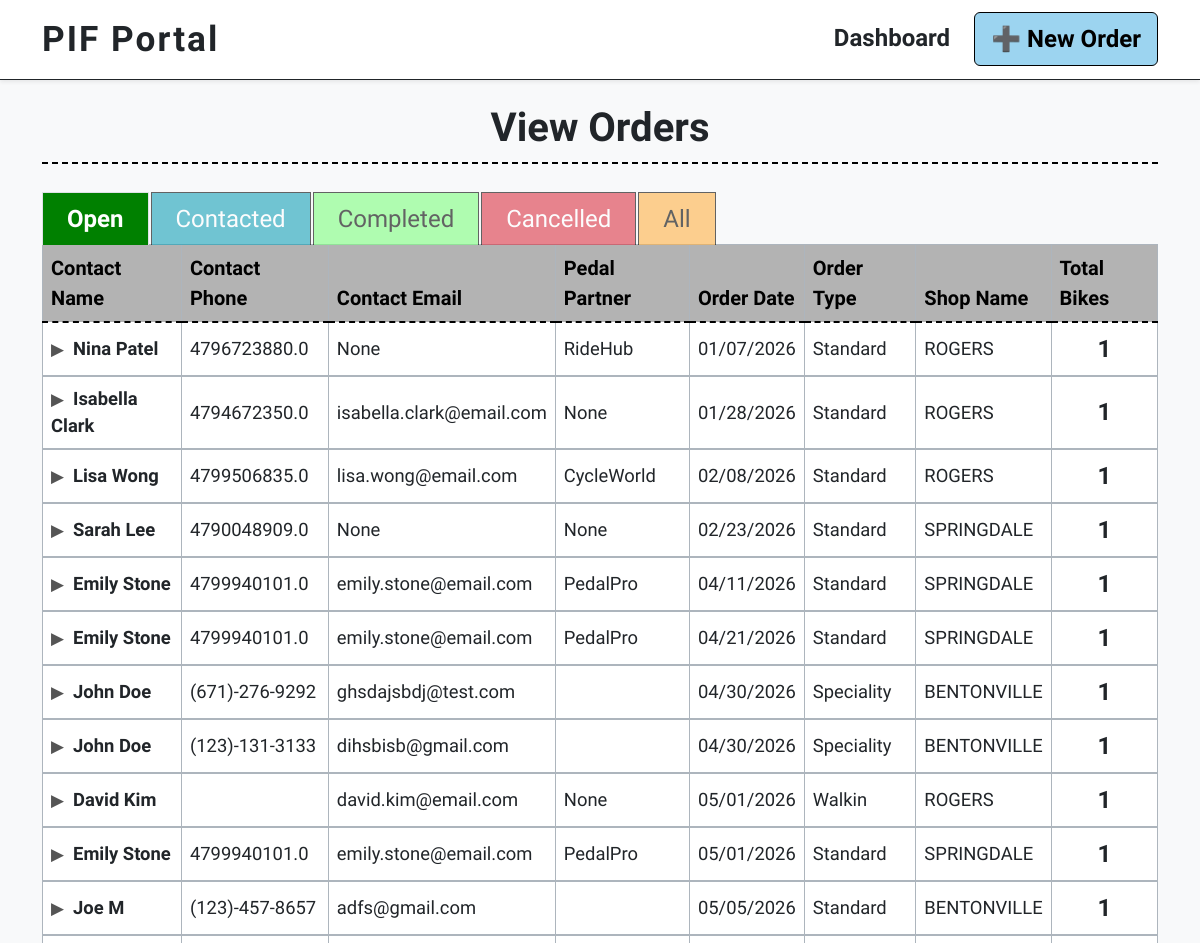
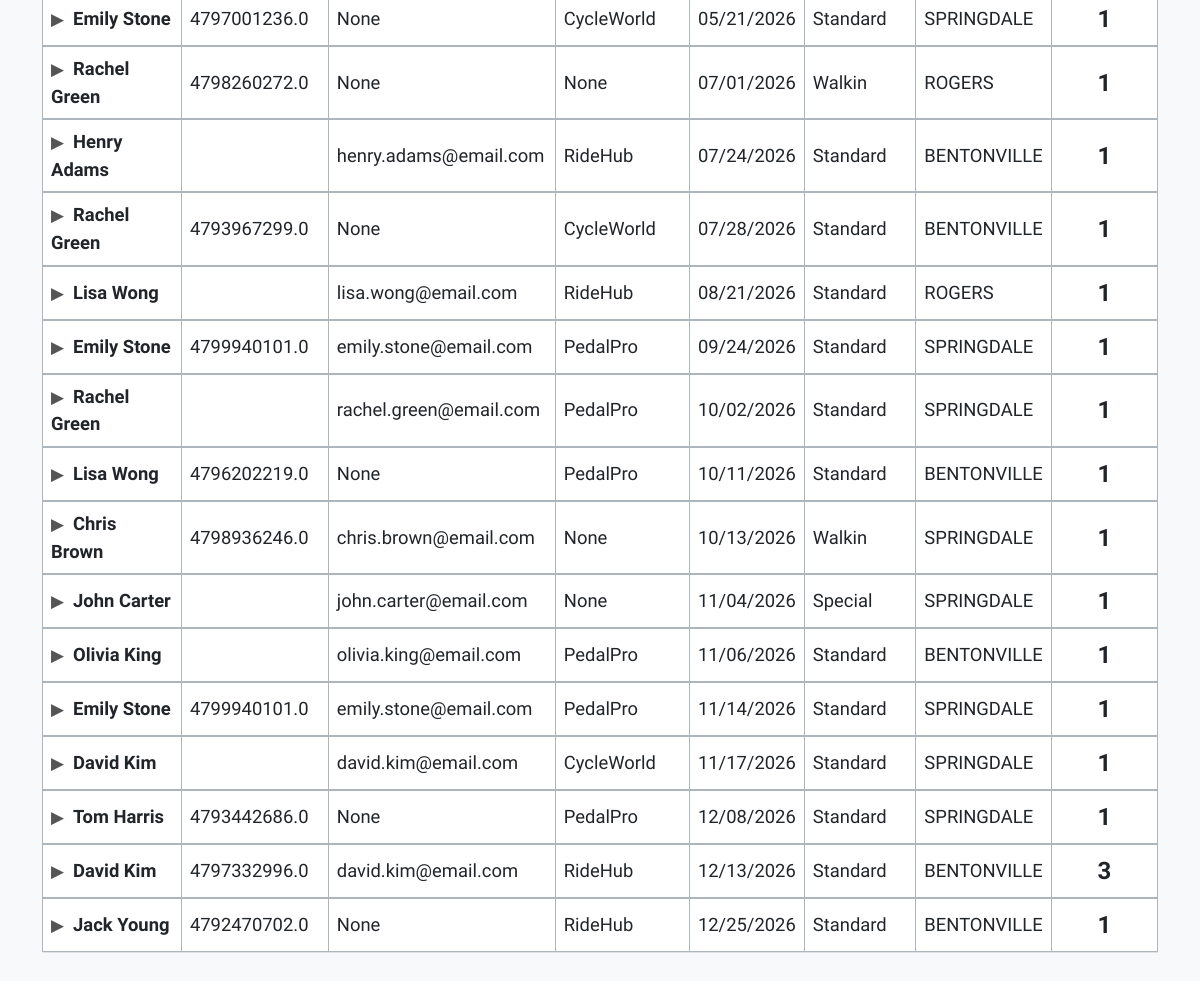
The page / on the database its author committed (2 pictures, top to bottom).
### tables this page shows
CREATE TABLE "orders_50" (
"order_id" INTEGER,
  "linked_order_id" REAL,
  "order_date" TEXT,
  "date_picked_up" TEXT,
  "contact_name" TEXT,
  "contact_phone_number" REAL,
  "contact_email" TEXT,
  "pedal_partner_name" TEXT,
  "recipient_name" TEXT,
  "bike_style_preference" TEXT,
  "age" REAL,
  "height" TEXT,
  "bike_type_first_choice" TEXT,
  "bike_type_second_choice" TEXT,
  "bike_tag" REAL,
  "shop_name" TEXT,
  "order_type" TEXT,
  "notes" TEXT
, status TEXT DEFAULT 'Open');

### app.py (the view)
@app.route('/')
def index():
    conn = get_db_connection()
    raw_items = conn.execute('SELECT rowid, * FROM orders_50').fetchall()
    conn.close()
    items = []
    for row in raw_items:
        row_dict = dict(row)
        row_dict['order_id'] = row_dict['rowid']
        if not row_dict.get('status'):
            row_dict['status'] = 'Completed' if row_dict.get('date_picked_up') else 'Open'
        items.append(row_dict)
    def group_data(data_list):
        groups = {}
        for item in data_list:
            key = f"{item['contact_email']}_{item['order_date']}"
            if key not in groups:
                groups[key] = {
                    'contact_name': item['contact_name'],
                    'contact_phone': format_phone(item['contact_phone_number']),
                    'contact_email': item['contact_email'],
                    'pedal_partner': item['pedal_partner_name'],
                    'order_date': format_date(item['order_date']),
                    'order_type': item.get('order_type', 'Standard'),
                    'shop_name': item['shop_name'],
                    'total_bikes': 0,
                    'recipients': []
                }
            groups[key]['total_bikes'] += 1
            item['age'] = clean_int(item['age'])
            item['bike_tag'] = clean_int(item['bike_tag'])
            item['date_picked_up'] = format_date(item['date_picked_up'])
            groups[key]['recipients'].append(item)
        return list(groups.values())
    open_items = [i for i in items if i['status'] == 'Open']
    contacted_items = [i for i in items if i['status'] == 'Contacted']
    completed_items = [i for i in items if i['status'] == 'Completed']
    cancelled_items = [i for i in items if i['status'] == 'Cancelled']
    open_orders = sorted(group_data(open_items), key=lambda x: x['order_date'])
    contacted_orders = sorted(group_data(contacted_items), key=lambda x: x['order_date'])
    cancelled_orders = sorted(group_data(cancelled_items), key=lambda x: x['order_date'], reverse=True)
    all_orders = sorted(group_data(items), key=lambda x: x['order_date'], reverse=True)
    def get_max_pickup(group):
        dates = [r['date_picked_up'] for r in group['recipients'] if r['date_picked_up']]
        return max(dates) if dates else ''
    completed_orders = sorted(group_data(completed_items), key=get_max_pickup, reverse=True)
    return render_template(
        'index.html',
        open_orders=open_orders,
        contacted_orders=contacted_orders,
        completed_orders=completed_orders,
        cancelled_orders=cancelled_orders,
        all_orders=all_orders,
        today=datetime.now().strftime('%Y-%m-%d')
    )

### app.py (called while the page is built)
def get_db_connection():
    conn = sqlite3.connect(DB_PATH)
    conn.row_factory = sqlite3.Row
    return conn

def format_date(d_str):
    if not d_str: return ""
    try:
        clean_date = str(d_str).split()[0].split('T')[0]
        return datetime.strptime(clean_date, '%Y-%m-%d').strftime('%m/%d/%Y')
    except:
        return d_str

def format_phone(p_str):
    if not p_str: return ""
    digits = re.sub(r'\D', '', str(p_str))
    if len(digits) == 10:
        return f"({digits[:3]})-{digits[3:6]}-{digits[6:]}"
    return p_str

def clean_int(val):
    if val in [None, '', 'nan', 'NaN']: return ""
    try:
        return str(int(float(val)))
    except:
        return str(val)

### templates/index.html (shortened to what this page needs)
{% extends 'base.html' %}
{% block content %}
<div class="d-flex justify-content-center mb-2 mt-3">
    <h1 class="chalk-header fw-bold text-center w-100">View Orders</h1>
</div>
<ul class="nav nav-tabs border-0" id="orderTabs" role="tablist">
    <li class="nav-item" role="presentation"><button class="nav-link active px-4 rounded-0" id="tab-open" data-bs-toggle="tab" data-bs-target="#open" type="button" role="tab">Open</button></li>
    <li class="nav-item" role="presentation"><button class="nav-link px-4 rounded-0" id="tab-contacted" data-bs-toggle="tab" data-bs-target="#contacted" type="button" role="tab">Contacted</button></li>
    <li class="nav-item" role="presentation"><button class="nav-link px-4 rounded-0" id="tab-completed" data-bs-toggle="tab" data-bs-target="#completed" type="button" role="tab">Completed</button></li>
    <li class="nav-item" role="presentation"><button class="nav-link px-4 rounded-0" id="tab-cancelled" data-bs-toggle="tab" data-bs-target="#cancelled" type="button" role="tab">Cancelled</button></li>
    <li class="nav-item" role="presentation"><button class="nav-link px-4 rounded-0" id="tab-all" data-bs-toggle="tab" data-bs-target="#all" type="button" role="tab">All</button></li>
</ul>
<div class="tab-content" id="orderTabsContent">
    <div class="tab-pane fade show active" id="open" role="tabpanel">
        <div class="table-responsive">
            <table class="table table-bordered mb-0">
                <thead class="master-header">
                    <tr>
                        <th>Contact Name</th><th>Contact Phone</th><th>Contact Email</th>
                        <th>Pedal Partner</th><th>Order Date</th><th>Order Type</th>
                        <th>Shop Name</th><th>Total Bikes</th>
                    </tr>
                </thead>
                <tbody id="tbodyOpen">
                    {% for order in open_orders %}
                    <tr class="cursor-pointer bg-light collapsed" data-bs-toggle="collapse" data-bs-target="#collapseOpen{{ loop.index }}">
                        <td class="fw-bold"><span class="toggle-icon"></span>{{ order.contact_name }}</td>
                        <td>{{ order.contact_phone }}</td>
                        <td>{{ order.contact_email }}</td>
                        <td>{{ order.pedal_partner }}</td>
                        <td class="text-center">{{ order.order_date }}</td>
                        <td>{{ order.order_type }}</td>
                        <td>{{ order.shop_name }}</td>
                        <td class="fw-bold text-center fs-4">{{ order.total_bikes }}</td>
                    </tr>
                    <tr>
                        <td colspan="8" class="p-0 border-0">
                        </td>
                    </tr>
                    {% endfor %}
                </tbody>
            </table>
        </div>
    </div>
</div>
{% endblock %}

### templates/base.html (shortened to what this page needs)
<!DOCTYPE html>
<html lang="en">
<head>
    <link href="https://cdn.jsdelivr.net/npm/bootstrap@5.3.0/dist/css/bootstrap.min.css" rel="stylesheet">
</head>
<body>
    <nav class="navbar navbar-expand-lg navbar-light bg-white border-bottom border-dark mb-4 shadow-sm">
        <div class="container">
            <a class="navbar-brand fw-bold text-dark" href="/">PIF Portal</a>
            <div class="collapse navbar-collapse" id="navbarNav">
                <ul class="navbar-nav ms-auto fs-4"> <li class="nav-item me-3">
                        <a class="nav-link text-dark fw-bold" href="/">Dashboard</a>
                    </li>
                    <li class="nav-item">
                        <a class="nav-link fw-bold px-3 rounded" href="/add" style="background-color: #9cd4f0; color: #000; border: 1px solid #000;">
                            ➕ New Order
                        </a>
                    </li>
                </ul>
            </div>
        </div>
    </nav>
    <div class="container pb-5">
        {% block content %}{% endblock %}
    </div>
</body>
</html>

### templates/base.html (style rules this page uses)
body, input, select, textarea, button, .table { font-family: 'Patrick Hand', cursive !important; font-size: 1.15rem; background-color: #f8f9fa; }
.navbar-brand { font-size: 2.2rem; letter-spacing: 2px; }
.nav-link { transition: 0.2s ease-in-out; }
.chalk-header { font-size: 2.5rem; border-bottom: 2px dashed #000; padding-bottom: 10px; margin-bottom: 20px; }
.table th { background-color: #ced4da !important; font-weight: bold; border: 1px solid #adb5bd; font-size: 1.25rem; }
.table td { border: 1px solid #adb5bd; vertical-align: middle; }

### templates/index.html (style rules this page uses)
.nav-tabs .nav-link { font-family: 'Patrick Hand', cursive; font-size: 1.5rem; color: white !important; border: 1px solid #000; border-bottom: none; margin-right: 2px; opacity: 0.6; transition: 0.3s; }
.nav-tabs .nav-link.active { opacity: 1; font-weight: bold; }
#tab-open { background-color: #008000; }
#tab-contacted { background-color: #17a2b8; }
#tab-completed { background-color: #80ff80; color: black !important; }
#tab-cancelled { background-color: #dc3545; }
#tab-all { background-color: #ffb347; color: black !important; }
.master-header th { background-color: #b3b3b3 !important; color: #000; border-bottom: 2px dashed #000; }
.cursor-pointer { cursor: pointer; }
.toggle-icon::before { content: "▶"; display: inline-block; margin-right: 10px; color: #555; font-size: 0.85em; transition: transform 0.2s ease; }

### rows shown on the page
orders_50: contact_name "Nina Patel", contact_phone "4796723880.0", contact_email "None", pedal_partner "RideHub", order_date "01/07/2026", order_type "Standard", shop_name "ROGERS", total_bikes "1"
orders_50: contact_name "Isabella Clark", contact_phone "4794672350.0", contact_email "isabella.clark@email.com", pedal_partner "None", order_date "01/28/2026", order_type "Standard", shop_name "ROGERS", total_bikes "1"
orders_50: contact_name "Lisa Wong", contact_phone "4799506835.0", contact_email "lisa.wong@email.com", pedal_partner "CycleWorld", order_date "02/08/2026", order_type "Standard", shop_name "ROGERS", total_bikes "1"
orders_50: contact_name "Sarah Lee", contact_phone "4790048909.0", contact_email "None", pedal_partner "None", order_date "02/23/2026", order_type "Standard", shop_name "SPRINGDALE", total_bikes "1"
orders_50: contact_name "Emily Stone", contact_phone "4799940101.0", contact_email "emily.stone@email.com", pedal_partner "PedalPro", order_date "04/11/2026", order_type "Standard", shop_name "SPRINGDALE", total_bikes "1"
orders_50: contact_name "Emily Stone", contact_phone "4799940101.0", contact_email "emily.stone@email.com", pedal_partner "PedalPro", order_date "04/21/2026", order_type "Standard", shop_name "SPRINGDALE", total_bikes "1"
orders_50: contact_name "John Doe", contact_phone "(671)-276-9292", contact_email "ghsdajsbdj@test.com", order_date "04/30/2026", order_type "Speciality", shop_name "BENTONVILLE", total_bikes "1"
orders_50: contact_name "John Doe", contact_phone "(123)-131-3133", contact_email "dihsbisb@gmail.com", order_date "04/30/2026", order_type "Speciality", shop_name "BENTONVILLE", total_bikes "1"
orders_50: contact_name "David Kim", contact_email "david.kim@email.com", pedal_partner "None", order_date "05/01/2026", order_type "Walkin", shop_name "ROGERS", total_bikes "1"
orders_50: contact_name "Emily Stone", contact_phone "4799940101.0", contact_email "emily.stone@email.com", pedal_partner "PedalPro", order_date "05/01/2026", order_type "Standard", shop_name "SPRINGDALE", total_bikes "1"
orders_50: contact_name "Joe M", contact_phone "(123)-457-8657", contact_email "adfs@gmail.com", order_date "05/05/2026", order_type "Standard", shop_name "BENTONVILLE", total_bikes "1"
orders_50: contact_name "Emily Stone", contact_phone "4797001236.0", contact_email "None", pedal_partner "CycleWorld", order_date "05/21/2026", order_type "Standard", shop_name "SPRINGDALE", total_bikes "1"
orders_50: contact_name "Rachel Green", contact_phone "4798260272.0", contact_email "None", pedal_partner "None", order_date "07/01/2026", order_type "Walkin", shop_name "ROGERS", total_bikes "1"
orders_50: contact_name "Henry Adams", contact_email "henry.adams@email.com", pedal_partner "RideHub", order_date "07/24/2026", order_type "Standard", shop_name "BENTONVILLE", total_bikes "1"
orders_50: contact_name "Rachel Green", contact_phone "4793967299.0", contact_email "None", pedal_partner "CycleWorld", order_date "07/28/2026", order_type "Standard", shop_name "BENTONVILLE", total_bikes "1"
orders_50: contact_name "Lisa Wong", contact_email "lisa.wong@email.com", pedal_partner "RideHub", order_date "08/21/2026", order_type "Standard", shop_name "ROGERS", total_bikes "1"
orders_50: contact_name "Emily Stone", contact_phone "4799940101.0", contact_email "emily.stone@email.com", pedal_partner "PedalPro", order_date "09/24/2026", order_type "Standard", shop_name "SPRINGDALE", total_bikes "1"
orders_50: contact_name "Rachel Green", contact_email "rachel.green@email.com", pedal_partner "PedalPro", order_date "10/02/2026", order_type "Standard", shop_name "SPRINGDALE", total_bikes "1"
orders_50: contact_name "Lisa Wong", contact_phone "4796202219.0", contact_email "None", pedal_partner "PedalPro", order_date "10/11/2026", order_type "Standard", shop_name "BENTONVILLE", total_bikes "1"
orders_50: contact_name "Chris Brown", contact_phone "4798936246.0", contact_email "chris.brown@email.com", pedal_partner "None", order_date "10/13/2026", order_type "Walkin", shop_name "SPRINGDALE", total_bikes "1"
orders_50: contact_name "John Carter", contact_email "john.carter@email.com", pedal_partner "None", order_date "11/04/2026", order_type "Special", shop_name "SPRINGDALE", total_bikes "1"
orders_50: contact_name "Olivia King", contact_email "olivia.king@email.com", pedal_partner "PedalPro", order_date "11/06/2026", order_type "Standard", shop_name "BENTONVILLE", total_bikes "1"
orders_50: contact_name "Emily Stone", contact_phone "4799940101.0", contact_email "emily.stone@email.com", pedal_partner "PedalPro", order_date "11/14/2026", order_type "Standard", shop_name "SPRINGDALE", total_bikes "1"
orders_50: contact_name "David Kim", contact_email "david.kim@email.com", pedal_partner "CycleWorld", order_date "11/17/2026", order_type "Standard", shop_name "SPRINGDALE", total_bikes "1"
orders_50: contact_name "Tom Harris", contact_phone "4793442686.0", contact_email "None", pedal_partner "PedalPro", order_date "12/08/2026", order_type "Standard", shop_name "SPRINGDALE", total_bikes "1"
orders_50: contact_name "David Kim", contact_phone "4797332996.0", contact_email "david.kim@email.com", pedal_partner "RideHub", order_date "12/13/2026", order_type "Standard", shop_name "BENTONVILLE", total_bikes "3"
orders_50: contact_name "Jack Young", contact_phone "4792470702.0", contact_email "None", pedal_partner "RideHub", order_date "12/25/2026", order_type "Standard", shop_name "BENTONVILLE", total_bikes "1"
